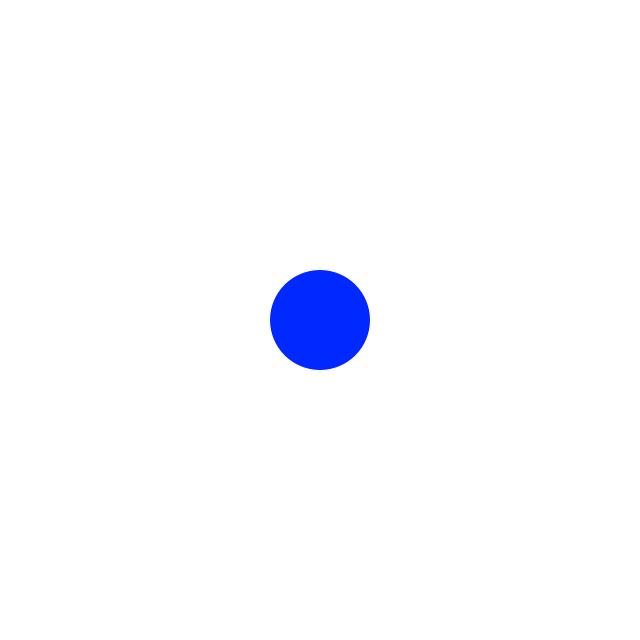
Frame 1 (no input)
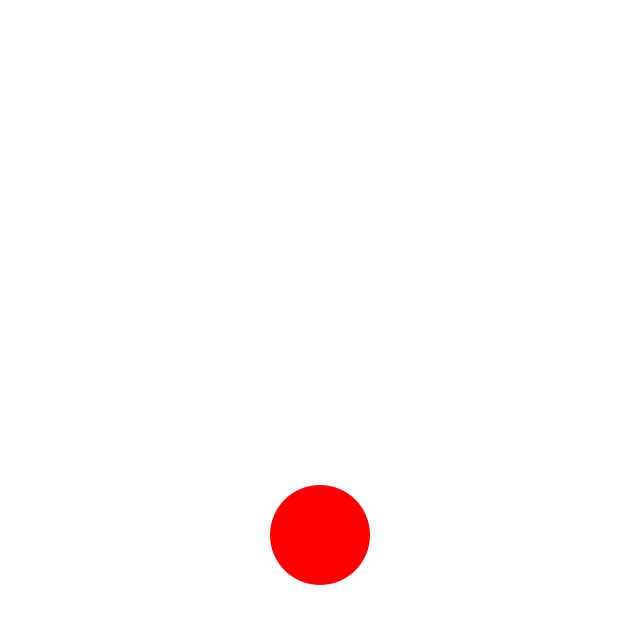
Frame 60 (the mouse pressed at the canvas centre just before this capture)
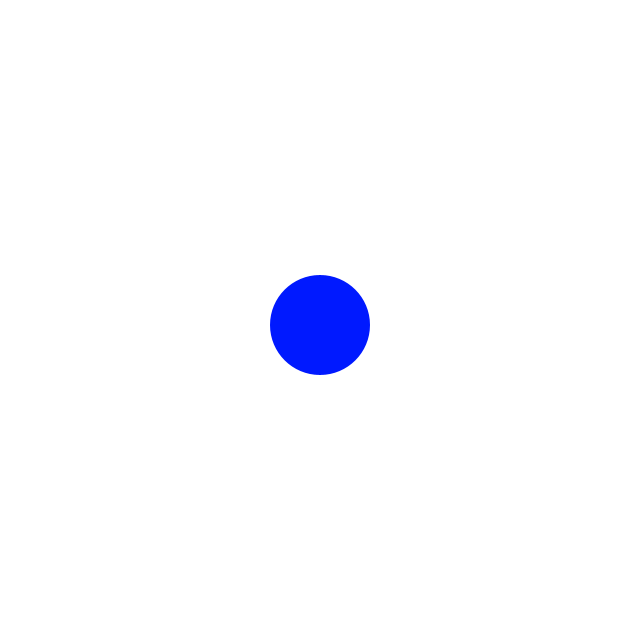
Frame 120 (the mouse held since frame 60 and released just before this capture)

The Processing sketch that drew these frames (run headless with seeded random() and noise(); from frame 60 on, the mouse is pressed at the canvas centre):

// Processing sketch: mari
// ── mari.pde
PVector posicao, velocidade, aceleracao;
float w,h;
void setup(){
  size(640,640);
  posicao = new PVector(width/2,height/2);
  velocidade = new PVector(0,0);
  aceleracao = new PVector(0,0.2);
  
  w=100;
  h=100;

}
void draw(){
  background(255);
  colorMode(HSB);
  noStroke();
  fill((posicao.y)/500*255,255,255);
  ellipse(posicao.x,posicao.y, 100,100);
  
  // borda inferior
  if (posicao.y+w/2 > height){  
     velocidade.mult(-1);
  }
  posicao.add(velocidade);
  velocidade.add(aceleracao);
  
}
